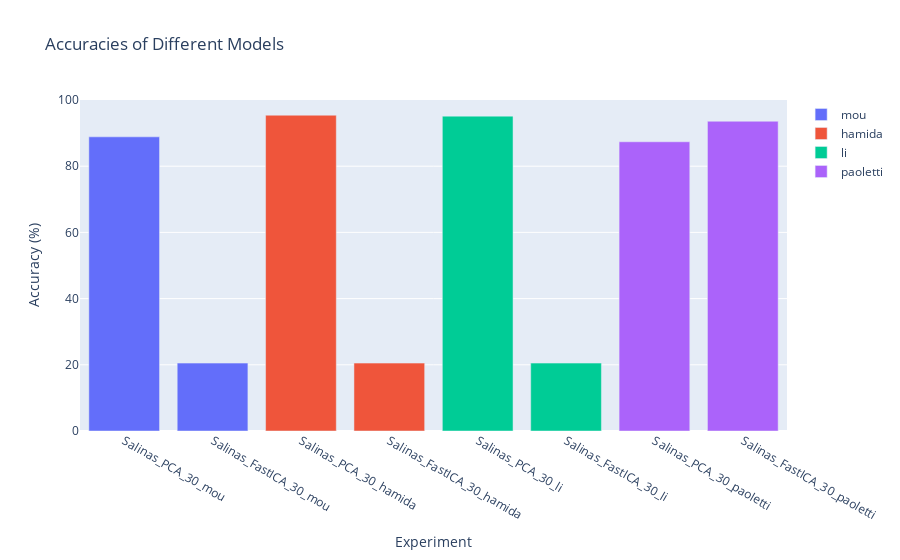

The notebook cell saved with this chart:
### Code cell
filtered_df = df_results.copy()
filtered_df = filter_exp_by_substring(filtered_df, ['Salinas_'])

filtered_df = filter_exp_by_substring(filtered_df, ['30'])


plot_acc_by_model(filtered_df)

### Figure 1 — Plotly figure (JSON) as saved in the notebook; plotly's stock layout.template omitted (floating-point values rounded to 4 significant figures)
{"data": [{"marker": {"color": "#636EFA"}, "name": "mou", "type": "bar", "x": ["Salinas_PCA_30_mou", "Salinas_FastICA_30_mou"], "y": [88.87, 20.51]}, {"marker": {"color": "#EF553B"}, "name": "hamida", "type": "bar", "x": ["Salinas_PCA_30_hamida", "Salinas_FastICA_30_hamida"], "y": [95.41, 20.51]}, {"marker": {"color": "#00CC96"}, "name": "li", "type": "bar", "x": ["Salinas_PCA_30_li", "Salinas_FastICA_30_li"], "y": [95.13, 20.51]}, {"marker": {"color": "#AB63FA"}, "name": "paoletti", "type": "bar", "x": ["Salinas_PCA_30_paoletti", "Salinas_FastICA_30_paoletti"], "y": [87.38, 93.59]}], "layout": {"barmode": "group", "showlegend": true, "title": {"text": "Accuracies of Different Models"}, "xaxis": {"title": {"text": "Experiment"}}, "yaxis": {"range": [0, 100], "title": {"text": "Accuracy (%)"}}}}
